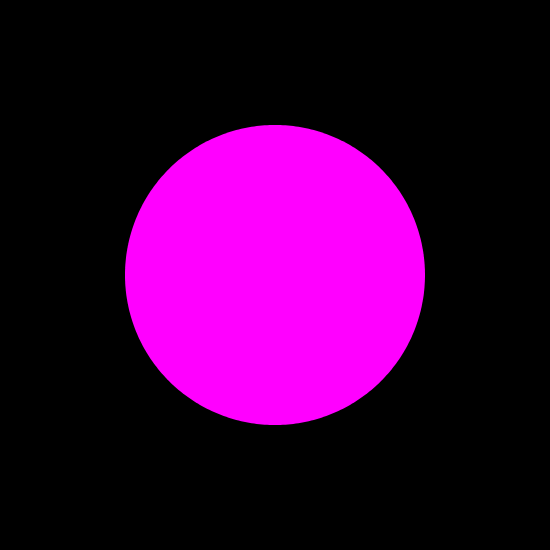
Frame 1 (no input)
Frame 60 (no input): identical to frame 1, image omitted
Frame 120 (the mouse pressed at the canvas centre since frame 60): identical to frame 1, image omitted

The p5.js sketch that drew this single still picture (run headless with seeded random() and noise() and a simulated clock; from frame 60 on, the mouse is pressed at the canvas centre):

// p5.js sketch
// ── sketch.js
function setup() {
    createCanvas(550,550);
    background(0);
    angleMode(DEGREES);
}
/////////////////////////////////////////////////
function draw() {
    background(0);
    noStroke();
    fill(255,0,255);

    translate(width/2,height/2);

    //ADDITIVE SYNTHESIS IN A CIRCLE
    var radius = 150;
    beginShape();
    for (var theta=0; theta<360; theta+=1){
      var wave1 = 0;// your sine code here
      var wave2 = 0;// your noise code here
      var r = radius + wave1 + wave2;
      var x = cos(theta) * r;
      var y = sin(theta) * r;
      vertex(x,y);
    }
    endShape(CLOSE);
}
